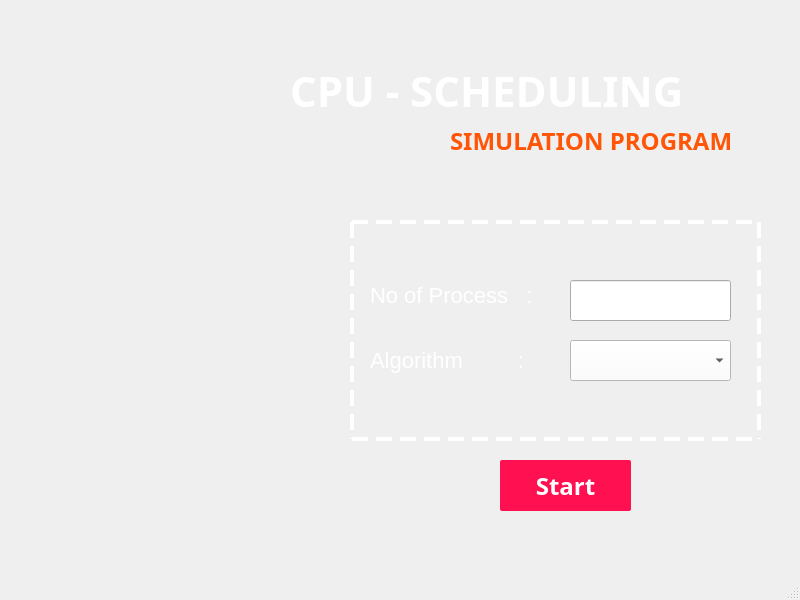
<?xml version="1.0" encoding="UTF-8"?>
<ui version="4.0">
 <class>MainWindow</class>
 <widget class="QMainWindow" name="MainWindow">
  <property name="geometry">
   <rect>
    <x>0</x>
    <y>0</y>
    <width>800</width>
    <height>600</height>
   </rect>
  </property>
  <property name="windowTitle">
   <string>Simulator</string>
  </property>
  <property name="autoFillBackground">
   <bool>false</bool>
  </property>
  <property name="styleSheet">
   <string notr="true">QMainWindow
{
 background-image : https://home.sophos.com/en-us/medialibrary/Microsites/Home/SecurityCenter/ai-article-pic10.jpg;
}</string>
  </property>
  <widget class="QWidget" name="centralwidget">
   <widget class="QLabel" name="backgroundImage">
    <property name="geometry">
     <rect>
      <x>0</x>
      <y>0</y>
      <width>801</width>
      <height>581</height>
     </rect>
    </property>
    <property name="text">
     <string/>
    </property>
    <property name="pixmap">
     <pixmap>images/main_background2.jpg</pixmap>
    </property>
    <property name="scaledContents">
     <bool>true</bool>
    </property>
   </widget>
   <widget class="QLabel" name="label">
    <property name="geometry">
     <rect>
      <x>290</x>
      <y>40</y>
      <width>471</width>
      <height>101</height>
     </rect>
    </property>
    <property name="font">
     <font>
      <family>Rockwell Extra Bold</family>
      <pointsize>-1</pointsize>
      <weight>75</weight>
      <bold>true</bold>
     </font>
    </property>
    <property name="styleSheet">
     <string notr="true">QLabel
{
color : #fff;
font-size : 42px;
}</string>
    </property>
    <property name="text">
     <string>CPU - SCHEDULING</string>
    </property>
   </widget>
   <widget class="QLabel" name="label_2">
    <property name="geometry">
     <rect>
      <x>450</x>
      <y>120</y>
      <width>411</width>
      <height>41</height>
     </rect>
    </property>
    <property name="font">
     <font>
      <family>Rockwell Extra Bold</family>
      <pointsize>-1</pointsize>
      <weight>75</weight>
      <bold>true</bold>
     </font>
    </property>
    <property name="styleSheet">
     <string notr="true">QLabel
{

font-size : 24px;
color : rgb(255, 85, 6);
}</string>
    </property>
    <property name="text">
     <string>SIMULATION PROGRAM</string>
    </property>
   </widget>
   <widget class="QFrame" name="frame">
    <property name="geometry">
     <rect>
      <x>350</x>
      <y>220</y>
      <width>411</width>
      <height>221</height>
     </rect>
    </property>
    <property name="styleSheet">
     <string notr="true">QFrame
{

border: 4px dashed #fff;

}</string>
    </property>
    <property name="frameShape">
     <enum>QFrame::StyledPanel</enum>
    </property>
    <property name="frameShadow">
     <enum>QFrame::Raised</enum>
    </property>
    <widget class="QLabel" name="label_3">
     <property name="geometry">
      <rect>
       <x>20</x>
       <y>50</y>
       <width>171</width>
       <height>51</height>
      </rect>
     </property>
     <property name="styleSheet">
      <string notr="true">QLabel
{
border : none;
color : #fff;
font-size : 22px;
}</string>
     </property>
     <property name="text">
      <string>No of Process   : </string>
     </property>
    </widget>
    <widget class="QLabel" name="label_4">
     <property name="geometry">
      <rect>
       <x>20</x>
       <y>120</y>
       <width>161</width>
       <height>41</height>
      </rect>
     </property>
     <property name="styleSheet">
      <string notr="true">QLabel
{
border : none;
color : #fff;
font-size : 22px;
}</string>
     </property>
     <property name="text">
      <string>Algorithm         :</string>
     </property>
    </widget>
    <widget class="QComboBox" name="comboBox">
     <property name="geometry">
      <rect>
       <x>220</x>
       <y>120</y>
       <width>161</width>
       <height>41</height>
      </rect>
     </property>
     <property name="statusTip">
      <string>  Select the Scheduling Algorithm</string>
     </property>
     <property name="styleSheet">
      <string notr="true">QComboBox
{
background-color : #fff;
font-size : 18px;
}</string>
     </property>
     <item>
      <property name="text">
       <string/>
      </property>
      <property name="icon">
       <iconset theme="none">
        <normaloff>.</normaloff>.</iconset>
      </property>
     </item>
     <item>
      <property name="text">
       <string>FCFS</string>
      </property>
     </item>
     <item>
      <property name="text">
       <string>RR</string>
      </property>
     </item>
     <item>
      <property name="text">
       <string>Priority-np</string>
      </property>
     </item>
     <item>
      <property name="text">
       <string>Priorit-p</string>
      </property>
     </item>
     <item>
      <property name="text">
       <string>SJF</string>
      </property>
     </item>
     <item>
      <property name="text">
       <string>SRTF</string>
      </property>
     </item>
    </widget>
    <widget class="QLineEdit" name="lineEdit">
     <property name="geometry">
      <rect>
       <x>220</x>
       <y>60</y>
       <width>161</width>
       <height>41</height>
      </rect>
     </property>
    </widget>
   </widget>
   <widget class="QPushButton" name="start">
    <property name="geometry">
     <rect>
      <x>500</x>
      <y>460</y>
      <width>131</width>
      <height>51</height>
     </rect>
    </property>
    <property name="font">
     <font>
      <family>Nueva Std</family>
      <pointsize>-1</pointsize>
      <weight>75</weight>
      <bold>true</bold>
     </font>
    </property>
    <property name="styleSheet">
     <string notr="true">QPushButton
{
  background-color: rgb(255, 16, 80);
  border-radius : 2px;
  color: white;
  padding: 15px 28px;
  text-align: center;
  font-size: 24px;
}
</string>
    </property>
    <property name="text">
     <string>Start</string>
    </property>
   </widget>
  </widget>
  <widget class="QStatusBar" name="statusbar"/>
 </widget>
 <resources/>
 <connections/>
</ui>
